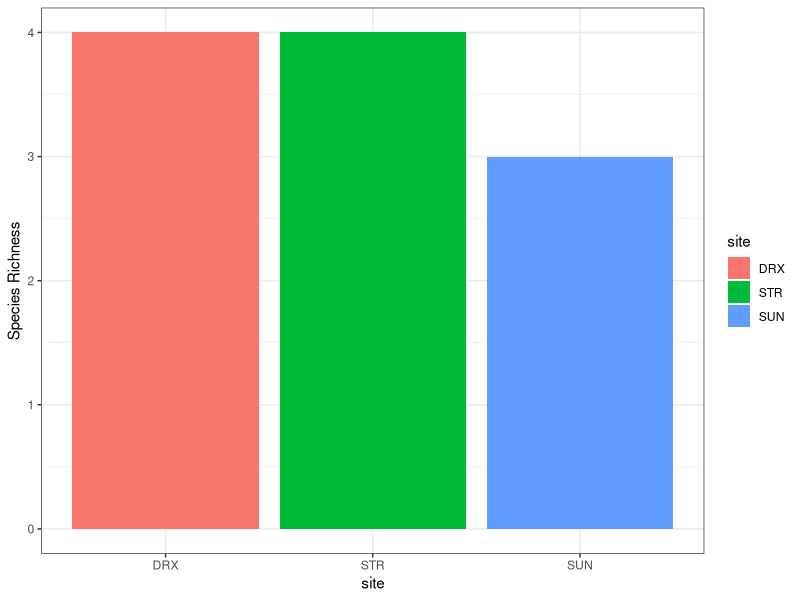
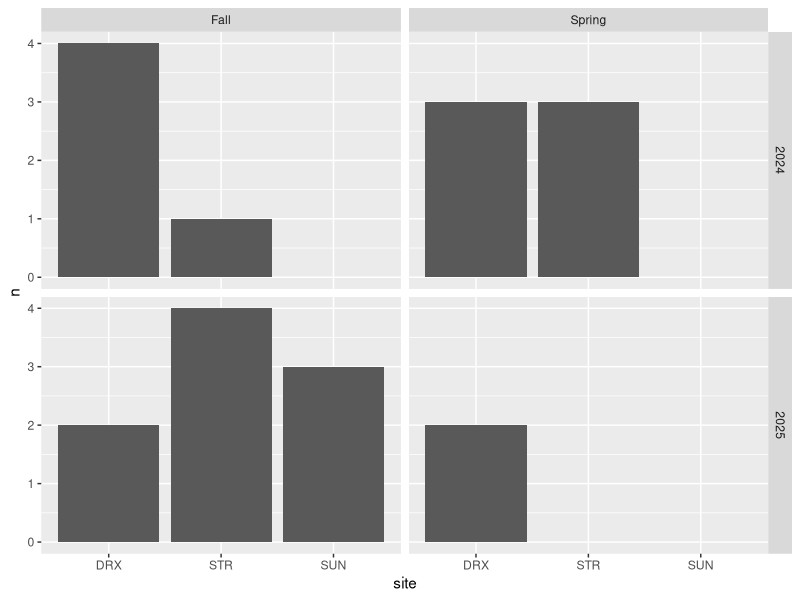
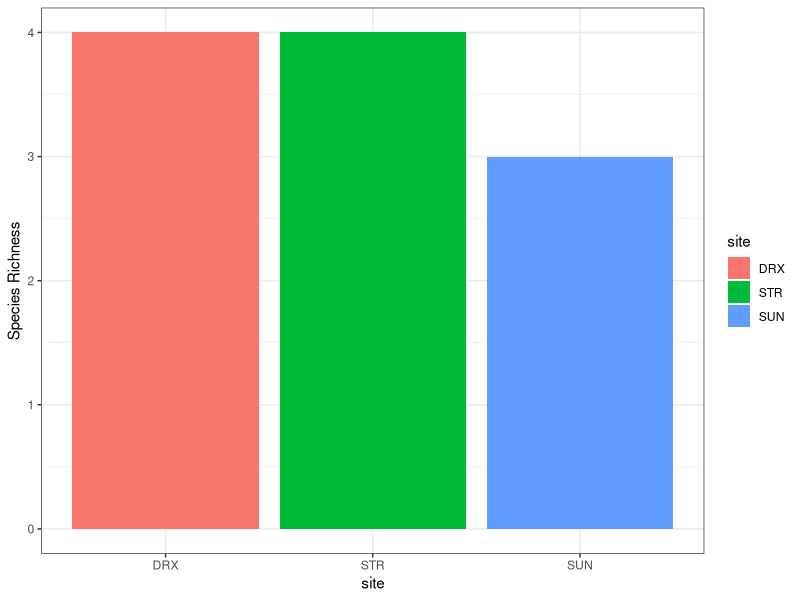

Generate these figures, in order, with R: (Note: this script raises an error after producing the figures.)
# Load packages & data
# install.packages("tidyverse")
library(tidyverse)

capture <- read_csv("rodent_abundance/scr_clean.csv")

# remove extraneous species
sp_richness <- capture %>% filter(is.na(extraneous))

# create list of unique species
sp_list <- sp_richness %>% distinct(species)

# count unique species
sp_count <- count(sp_list)

# Site Specific
# list of species per site
site_sp_list <- sp_richness %>% 
  group_by(site) %>% 
  distinct(species)

# count species per site
site_sp_count <- site_sp_list %>% 
  group_by(site) %>% 
  summarise(n_species = n())

# Plot site specific richness
ggplot(site_sp_count, aes(x = site, y = n_species, fill = site))+
  geom_col()+
  ylab("Species Richness")+
  theme_bw()

ggsave("outputs/site_sp_richness.png", width=4, height=4)


#### Richness by site and season
richness_by_site_season <- sp_richness %>% 
  group_by(yr, season, site) %>% 
  mutate(yr = as.integer(yr)) %>% 
  distinct(species) %>% 
  count() 

# try to switch seasons to chronological (spring -> fall)
richness_by_site_season$season <- as_factor(richness_by_site_season$season)

ggplot(richness_by_site_season, aes(x = site, y = n)) +
  geom_col() +
  facet_grid(yr ~ season)

## abundance by site & season
sp_abund <- sp_richness %>% filter(is.na(recap)) #remove recaps
sp_abund$period <- paste(sp_abund$season, sp_abund$yr, sep = " ")
abund_by_site_period <- sp_abund %>% group_by(period, site, species) %>% distinct(species) 


abund_by_site_period <- abund_by_site_period %>% mutate(total = sum(abund_by_site_period$n_species))

ggplot(abund_by_site_period, aes(x=period, y=n_species))+
  geom_col(aes(fill = ))
